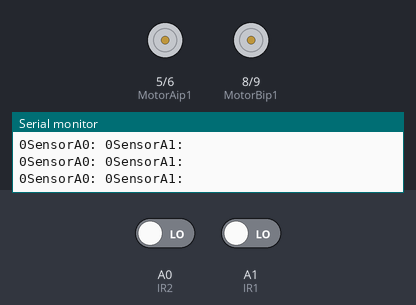
Bench run of a sketch on a simulated Arduino Uno, built with avr-gcc and run on an emulated ATmega328P. Shown: motor-driver pin pairs drawn as motors (green arrow = first pin HIGH = forward, orange = second pin HIGH = backward, longer = more drive, scaled by the enable pin), the last lines printed to the serial monitor. Inputs (shaded band) come from the test bench; at power-on: A0 (IR2) LOW, A1 (IR1) LOW.

Above: at 1.2 s.
1.3 s: A0 (IR2) driven HIGH
At 2.5 s:
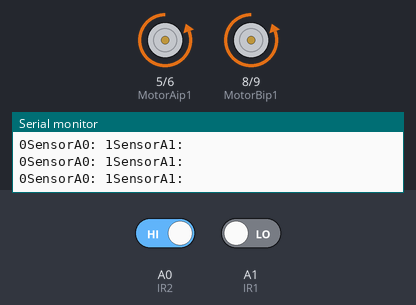
2.8 s: A1 (IR1) driven HIGH
At 3.5 s:
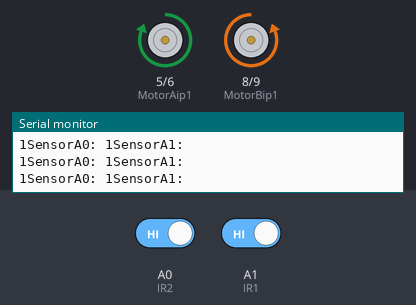
4.3 s: A0 (IR2) driven LOW
At 5.5 s:
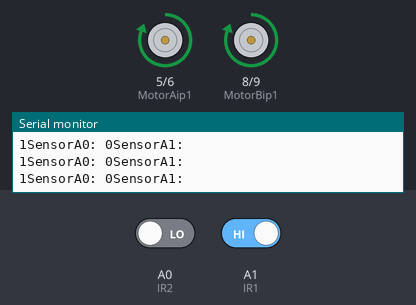
5.8 s: A1 (IR1) driven LOW
At 6.6 s:
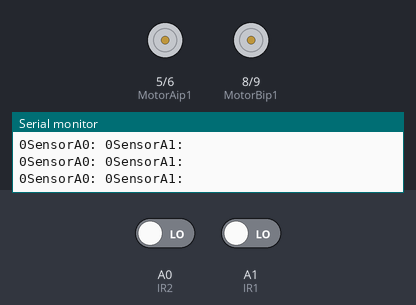
Timing chart, 0 to 8.8 s (numbered marks = the images above; inputs shaded):
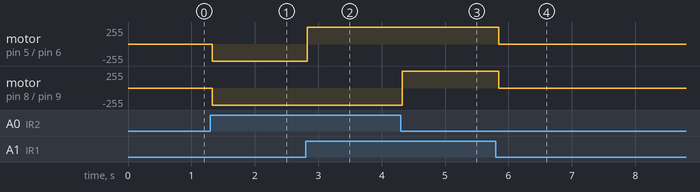

The sketch:

Arduino1.ino.ino
```cpp
// Black Line Follower
const int IR1=A1;      //Right sensor
const int IR2=A0;    //left Sensor
// motor one
int enA = 3;    //Right motor
int MotorAip1=5;
int MotorAip2=6;
// motor two
int enB = 7;    //Left motor
int MotorBip1=8;
int MotorBip2=9;

/*
//Ultrasound Sensor
#define echoPin 3
#define trigPin 2

long duration;
int distance;
*/
int TopSpeed = 100;

void setup()
{
  Serial.begin(9600);

  // put your setup code here, to run once:
  pinMode(enA, OUTPUT);
  pinMode(enB, OUTPUT);
  pinMode(IR1,INPUT);
  pinMode(IR2,INPUT);
  pinMode(MotorAip1,OUTPUT);
  pinMode(MotorAip2,OUTPUT);
  pinMode(MotorBip1,OUTPUT);
  pinMode(MotorBip2,OUTPUT);

  /*
  //Ultrasound Sensor
  pinMode(trigPin, OUTPUT);
  pinMode(echoPin, INPUT);
  */

}
void loop()
{
  int dataAnalog0 = digitalRead(IR2);
  int dataAnalog1 = digitalRead(IR1);
  Serial.print("SensorA0: ");
  Serial.print(dataAnalog0);
  Serial.println("SensorA1: ");
  Serial.print(dataAnalog1);

  if(dataAnalog0==1 && dataAnalog1==1) //IR will not glow on black line
  {
    //Stop both Motors
    digitalWrite(MotorAip1,HIGH);
    digitalWrite(MotorAip2,LOW);
    digitalWrite(MotorBip1,LOW);
    digitalWrite(MotorBip2,HIGH);
   digitalWrite (enA, TopSpeed);
   digitalWrite (enB, TopSpeed);
  }

  else if(dataAnalog0==0 && dataAnalog1==0)  //IR not on black line
  {
    //Move both the Motors
    digitalWrite(MotorAip1,LOW);
    digitalWrite(MotorAip2,LOW);
    digitalWrite(MotorBip1,LOW);
    digitalWrite(MotorBip2,LOW);
    digitalWrite (enA, TopSpeed);
    digitalWrite (enB, TopSpeed);
  }

  else if(dataAnalog0==1 && dataAnalog1==0)
  {
    //Tilt robot towards left by stopping the left wheel and moving the right one
    digitalWrite(MotorAip1,LOW);
    digitalWrite(MotorAip2,HIGH);
    digitalWrite(MotorBip1,LOW);
    digitalWrite(MotorBip2,HIGH);
    digitalWrite (enA, TopSpeed);
    digitalWrite (enB, TopSpeed);
  }

  else if(dataAnalog0==0 && dataAnalog1==1)
  {
    //Tilt robot towards right by stopping the right wheel and moving the left one
     digitalWrite(MotorAip1,HIGH);     // If I want to turn right then the speed of the right wheel should be less than that of the left wheel, here, let a be the right wheel
    digitalWrite(MotorAip2,LOW);
    digitalWrite(MotorBip1,HIGH);
    digitalWrite(MotorBip2,LOW);
    digitalWrite (enA, TopSpeed);
   digitalWrite (enB, TopSpeed);
  }

  /*
  else
  {
    //Stop both the motors
    digitalWrite(MotorAip1,LOW);
    digitalWrite(MotorAip2,LOW);
    digitalWrite(MotorBip1,LOW);
    digitalWrite(MotorBip2,LOW);
    digitalWrite (enA, TopSpeed);
   digitalWrite (enB, TopSpeed);
  }
  */
}
```

Measured:
- after the input at 1.3 s, motor on pin 5 (MotorAip1) / pin 6 (MotorAip2), motor on pin 8 (MotorBip1) / pin 9 (MotorBip2): stopped → backward 255/255 at once
- after the input at 2.8 s, motor on pin 5 (MotorAip1) / pin 6 (MotorAip2): backward 255/255 → forward 255/255 at once
- after the input at 4.3 s, motor on pin 8 (MotorBip1) / pin 9 (MotorBip2): backward 255/255 → forward 255/255 at once
- after the input at 5.8 s, motor on pin 5 (MotorAip1) / pin 6 (MotorAip2), motor on pin 8 (MotorBip1) / pin 9 (MotorBip2): forward 255/255 → stopped after 0.05 s
